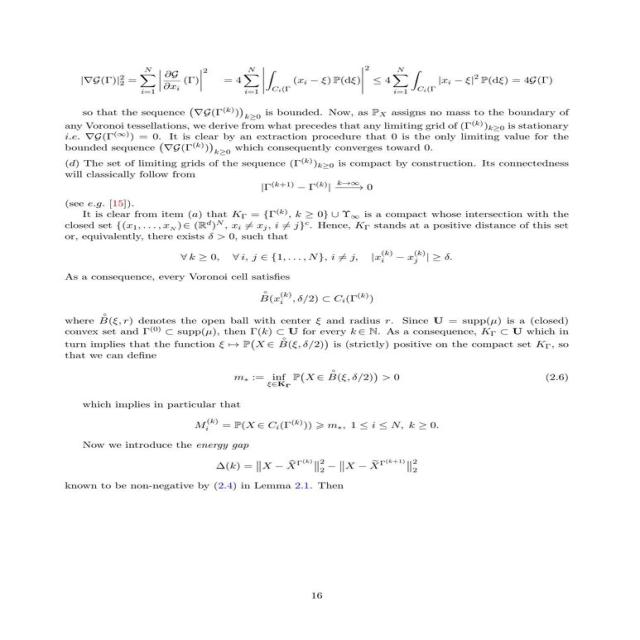
#> input picture Train/test.jpg, 640 x 640 px
$ python -i generate_font_chars.py   (imports and definitions only)
#> lines starting #> are read from the running program, lines starting #| are printed output that depends on the picture; after the words box and inside, x2 and y2 are one past the last pixel; in counts of white or black regions, pixels touching at a corner belong together
#> further down, picture is the input picture: shape (640, 640, 3); mean B, G, R 248.6, 248.6, 248.6

import cv2, os
import numpy as np
from random import randint
import random
from PIL import ImageFont, ImageDraw, Image

FONT_SIZE = 50
FONT_WIDTH = FONT_SIZE
FONT_HEIGHT = FONT_SIZE
MARGIN_WIDTH = 10
MARGIN_HEIGHT = 10

savePath = './generated_font_images'

# [2 lines not run here, left out]
font_size = FONT_SIZE

fontKorean = []
# [3 lines not run here, left out]
fontEnglish=[]
# [1 line not run here, left out]
#fontEnglish.append(ImageFont.truetype("c://Windows/Fonts/sserife.fon",font_size)) # English
#배경 생성
# [31 lines left out: functions make_background_img, make_char_font_image, not called in this run]

#가장자리 자르기 https://www.javaer101.com/ko/article/1052221.html

def cropImage(img):
    rsz_img = cv2.resize(img, None, fx=1.0, fy=1.0) # resize since image is huge
    gray = cv2.cvtColor(rsz_img, cv2.COLOR_BGR2GRAY) # convert to grayscale
    retval, thresh_gray = cv2.threshold(gray, thresh=100, maxval=255, type=cv2.THRESH_BINARY)
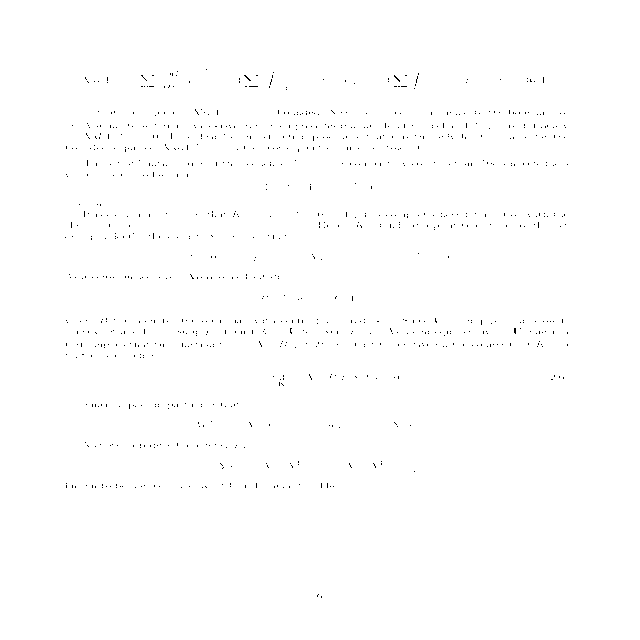
#> thresh_gray: shape (640, 640); 99.6% white; black in thin lines or dots, all inside (x1, y1, x2, y2) = (65, 69, 568, 598)

    # find where the signature is and make a cropped region
    points = np.argwhere(thresh_gray==0) # find where the black pixels are
#> points = 1612 pairs, first value 69 to 597, second value 65 to 567
    points = np.fliplr(points) # store them in x,y coordinates instead of row,col indices
#> points = 1612 pairs, first value 65 to 567, second value 69 to 597
    x, y, w, h = cv2.boundingRect(points) # create a rectangle around those points
#> x = 65; y = 69; w = 503; h = 529
    #x, y, w, h = x-2, y-2, w+2, h+2 # make the box a little bigger


    crop =  np.full((h, w, 3), (255, 255, 255), np.uint8)
#> crop: shape (529, 503, 3); every value is 255

    crop =img[y:y+h, x:x+w] # create a cropped region of the gray image
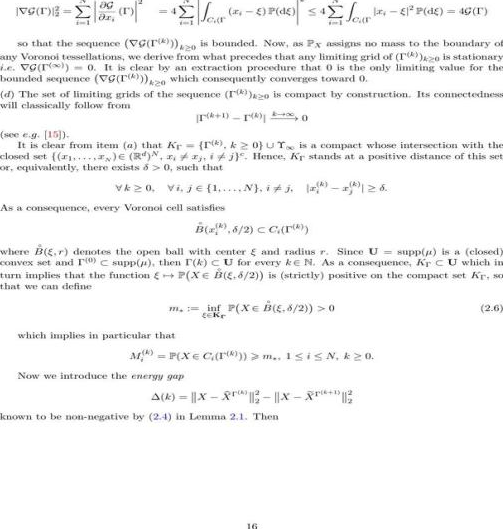
#> crop: shape (529, 503, 3); mean B, G, R 245.3, 245.3, 245.3

    return crop


# [170 lines left out: function generate_labe_file, not called in this run]

# [2 lines not run here, left out]


>>> import cv2
>>> picture = cv2.imread('test.jpg')
>>> result = cropImage(picture)
